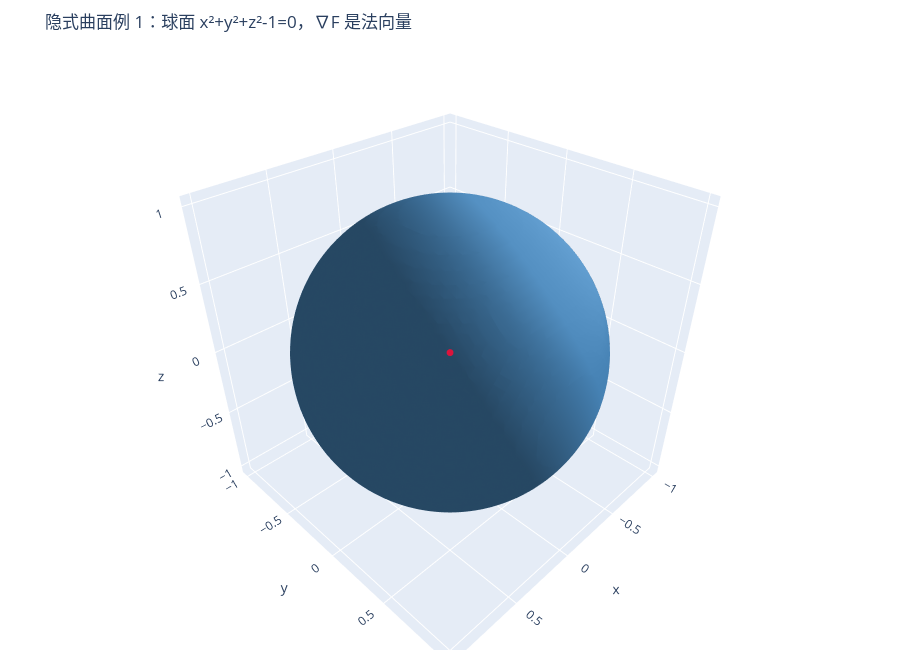

Notebook cell for this chart:
### Markdown cell above
## 5. 隐式曲面：三维空间中的等值面

隐式曲面写作

$$F(x,y,z)=0.$$

数值绘图时，我们在三维网格上计算 $F$，再用 marching cubes 从体数据里提取等值面。若 $\nabla F\neq 0$，梯度方向是曲面的法向方向。

### Code cell
F_sphere_expr = x_sym**2 + y_sym**2 + z_sym**2 - 1
F_sphere = sympy_function_3d(F_sphere_expr)
grad_F_sphere = sympy_gradient_3d(F_sphere_expr)


p = 1 / np.sqrt(3)
plot_implicit_surface(
    F_sphere,
    xlim=(-1.4, 1.4),
    ylim=(-1.4, 1.4),
    zlim=(-1.4, 1.4),
    n=64,
    grad_F=grad_F_sphere,
    normal_point=(p, p, p),
    title="隐式曲面例 1：球面 x²+y²+z²-1=0，∇F 是法向量",
);

### Figure 1 — Plotly figure (JSON) as saved in the notebook; plotly's stock layout.template omitted (floating-point values rounded to 4 significant figures; data arrays with more than 128 entries replaced by an {"elided": "..."} marker saying what was removed)
{"data": [{"color": "steelblue", "flatshading": false, "i": {"elided": "18908 int values"}, "j": {"elided": "18908 int values"}, "k": {"elided": "18908 int values"}, "lighting": {"ambient": 0.55, "diffuse": 0.75, "specular": 0.25}, "name": "隐式曲面", "opacity": 1, "type": "mesh3d", "x": {"elided": "9456 float values"}, "y": {"elided": "9456 float values"}, "z": {"elided": "9456 float values"}}, {"line": {"color": "crimson", "width": 7}, "marker": {"color": "crimson", "size": 4}, "mode": "lines+markers", "name": "法向 ∇F", "type": "scatter3d", "x": [0.5774, 0.8949], "y": [0.5774, 0.8949], "z": [0.5774, 0.8949]}], "layout": {"height": 650, "margin": {"b": 0, "l": 0, "r": 0, "t": 55}, "scene": {"aspectmode": "data", "xaxis": {"title": {"text": "x"}}, "yaxis": {"title": {"text": "y"}}, "zaxis": {"title": {"text": "z"}}}, "title": {"text": "隐式曲面例 1：球面 x²+y²+z²-1=0，∇F 是法向量"}, "width": 900}}
